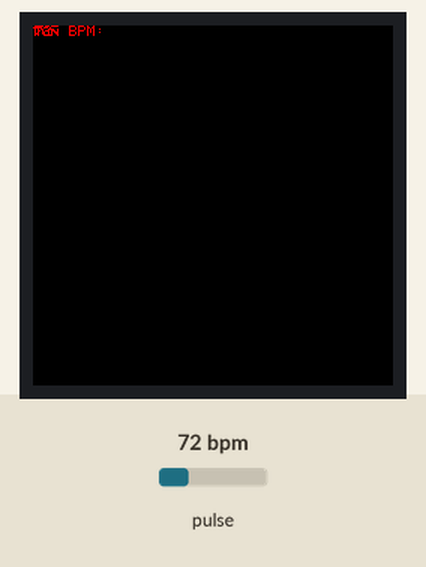
Simulated run of this sketch. Board: Arduino Uno, built with avr-gcc and run on an emulated ATmega328P. Shown: 240×240 colour display. The test bench sets the inputs (shaded band); at power-on: pulse 72 bpm.

Above: at 2.9 s.
3.0 s: pulse set to 42 bpm
8.0 s: pulse set to 70 bpm
12.0 s: pulse set to 100 bpm
Timing chart, 0 to 15.0 s (numbered marks = the images above; inputs shaded):
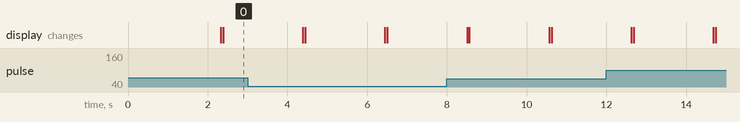

The sketch:

Heartbeat_Display.ino
```cpp
/*
 * Connect Signal pin of KY039HS to pin A0
 *
 * For TFT, connect:
 * LED (backlight)     to   Vcc (3.3v)
 * 2 SCK (slave clock) to   D13
 * 3 SDA (MOSI)        to   D4
 * 4 A0  (DC)          to   D9
 * 5 RESET             to   D8
 * 6 CS (SS)           to   D10
 * 7 Gnd               to   Gnd
 * 8 Vcc               to  Vcc (3.3v)
 */


#define USE_ARDUINO_INTERRUPTS true    // Set-up low-level interrupts for most acurate BPM math.

#include <Adafruit_GFX.h>    // Core graphics library
#include <Adafruit_ST7789.h> // Hardware-specific library for ST7735
#include <PulseSensorPlayground.h>     // Includes the PulseSensorPlayground Library.


// Define Pin Numbers
#define TFT_CS        10
#define TFT_RST        8
#define TFT_DC         9


// For 1.14", 1.3", 1.54", and 2.0" TFT with ST7789:
Adafruit_ST7789 tft = Adafruit_ST7789(TFT_CS, TFT_DC, TFT_RST);
PulseSensorPlayground pulseSensor;  // Creates an instance of the PulseSensorPlayground object called "pulseSensor"


// Variables
const int PulseWire = 0;       // PulseSensor PURPLE WIRE connected to ANALOG PIN 0
int Threshold = 550;           // Determine which Signal to "count as a beat" and which to ignore.


void setup() {
  // put your setup code here, to run once:
  tft.init(240, 240, SPI_MODE3);               // Init ST7789 240x240
  tft.setRotation(2);
  //  pinMode(TFT_BACKLIGHT, OUTPUT);
  //digitalWrite(TFT_BACKLIGHT, HIGH); // Backlight on

  tft.fillScreen(ST77XX_BLACK);
  testdrawtext("Welcome... ", "");

  // Configure the PulseSensor object, by assigning our variables to it.
  pulseSensor.analogInput(PulseWire);
  pulseSensor.setThreshold(Threshold);

  // Double-check the "pulseSensor" object was created and "began" seeing a signal.
   if (pulseSensor.begin()) {
    testdrawtext("Reading...", "");
    }
}

void loop() {
  // put your main code here, to run repeatedly:
  int myBPM = pulseSensor.getBeatsPerMinute();  // Calls function on our pulseSensor object that returns BPM as an "int".

  String hb = String(myBPM);
  if (pulseSensor.sawStartOfBeat()) {            // Constantly test to see if "a beat happened".
   testdrawtext("♥ BPM: ", hb);
  }
  delay(2000);
}


void testdrawtext(String text, String value) {

  //tft.setTextWrap(false);
  tft.fillScreen(ST77XX_BLACK);
  tft.setCursor(0, 0);
  tft.setTextColor(ST77XX_RED);
  tft.setTextSize(1.5);
  tft.setTextWrap(true);
  tft.print(text);
  tft.setCursor(1, 0);
  tft.print(value);
}
```
